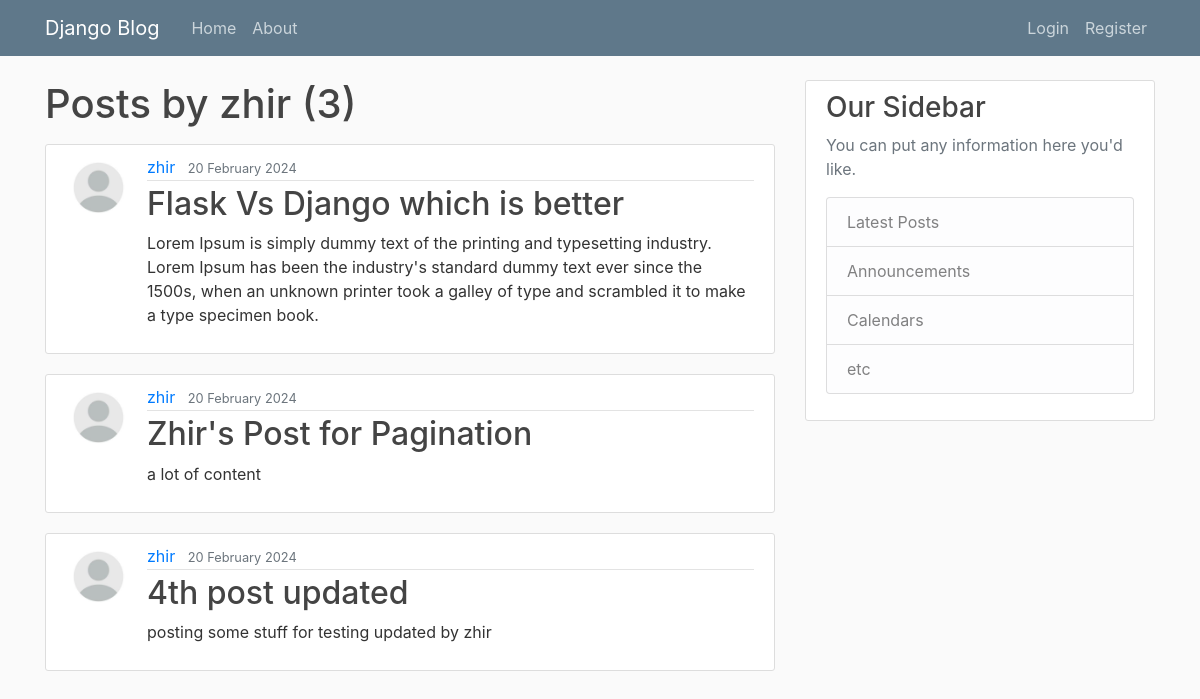
/user/zhir, run on the app's committed database.
### blog/models.py (models this page shows, shortened)
class Post(models.Model):
    title = models.CharField(max_length=75)
    content = models.TextField()
    date_posted = models.DateTimeField(default = timezone.now) # auto_now_add=True means that the date will be added automatically when the post is created
    author = models.ForeignKey(User, on_delete=models.CASCADE) # if the user is deleted, the post will be deleted as well

### users/models.py (models this page shows, shortened)
class Profile(models.Model):
    user = models.OneToOneField(User, on_delete=models.CASCADE) # if the user is deleted then the profile will also be deleted
    image = models.ImageField(default='default.jpg', upload_to='profile_pics') # python -m pip install Pillow

### blog/views.py (the view)
# urls.py: path('user/<str:username>', UserPostListView.as_view(), name='user-posts'),
class UserPostListView(ListView):
    model = Post
    template_name = 'blog/user_posts.html'
    context_object_name = 'posts'
    paginate_by = 5
    def get_queryset(self):
        user = get_object_or_404(User, username=self.kwargs.get('username'))
        return Post.objects.filter(author=user).order_by('-date_posted')

### blog/templates/blog/user_posts.html (shortened to what this page needs)
{% extends "blog/base.html" %}
{% block content %}
    <h1 class = 'mb-3' > Posts by {{ view.kwargs.username }} ({{ page_obj.paginator.count }}) </h1>
        {% for post in posts %}
            <article class="media content-section">
                <img class="rounded-circle article-img" src="{{ post.author.profile.image.url }}">
                <div class="media-body">
                <div class="article-metadata">
                    <a class="mr-2" href="{% url 'user-posts' post.author.username %}">{{ post.author }}</a>
                    <small class="text-muted">{{ post.date_posted | date:'d F Y' }}</small>
                </div>
                <h2><a class="article-title" href="{% url 'post-detail' post.id %}">{{ post.title }}</a></h2>
                <p class="article-content">{{ post.content }}</p>
                </div>
            </article>
        {% endfor %}
{% endblock content %}

### blog/static/blog/main.css (style rules this page uses)
body { background: #fafafa; color: #333333; margin-top: 5rem; }
h1, h2, h3, h4, h5, h6 { color: #444444; }
.content-section { background: #ffffff; padding: 10px 20px; border: 1px solid #dddddd; border-radius: 3px; margin-bottom: 20px; }
.article-title { color: #444444; }
.article-content { white-space: pre-line; }
.article-img { height: 65px; width: 65px; margin-right: 16px; }
.article-metadata { padding-bottom: 1px; margin-bottom: 4px; border-bottom: 1px solid #e3e3e3 }

### data on the page
Post: author.profile.image (placeholder picture), author "zhir", date_posted "20 February 2024", title "Flask Vs Django which is better", content "Lorem Ipsum is simply dummy text of the printing and typesetting industry. Lorem Ipsum has been the industry's standard dummy text ever since the 1500s, when an unknown printer took a galley of type and scrambled it to make a type specimen book."
Post: author.profile.image (placeholder picture), author "zhir", date_posted "20 February 2024", title "Zhir's Post for Pagination", content "a lot of content"
Post: author.profile.image (placeholder picture), author "zhir", date_posted "20 February 2024", title "4th post updated", content "posting some stuff for testing updated by zhir"

### other printed values
{{ view.kwargs.username }} "zhir"
{{ page_obj.paginator.count }} "3"
